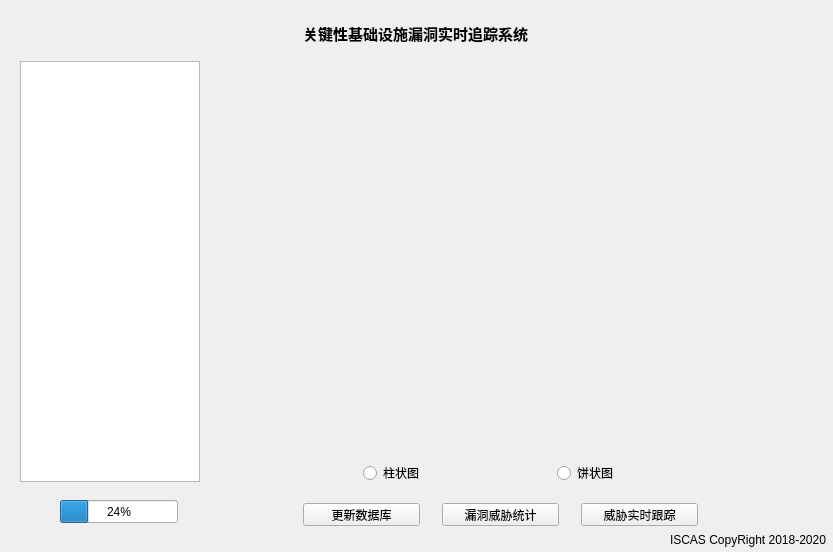
<?xml version="1.0" encoding="UTF-8"?>
<ui version="4.0">
 <class>Form</class>
 <widget class="QWidget" name="Form">
  <property name="geometry">
   <rect>
    <x>0</x>
    <y>0</y>
    <width>833</width>
    <height>552</height>
   </rect>
  </property>
  <property name="windowTitle">
   <string>关键性基础设施漏洞实时追踪系统</string>
  </property>
  <widget class="QLabel" name="label">
   <property name="geometry">
    <rect>
     <x>670</x>
     <y>530</y>
     <width>161</width>
     <height>20</height>
    </rect>
   </property>
   <property name="text">
    <string>ISCAS CopyRight 2018-2020</string>
   </property>
  </widget>
  <widget class="QWidget" name="layoutWidget">
   <property name="geometry">
    <rect>
     <x>300</x>
     <y>500</y>
     <width>401</width>
     <height>29</height>
    </rect>
   </property>
   <layout class="QHBoxLayout" name="horizontalLayout">
    <property name="spacing">
     <number>22</number>
    </property>
    <property name="sizeConstraint">
     <enum>QLayout::SetDefaultConstraint</enum>
    </property>
    <property name="margin">
     <number>3</number>
    </property>
    <item>
     <widget class="QPushButton" name="pushButton">
      <property name="text">
       <string>更新数据库</string>
      </property>
     </widget>
    </item>
    <item>
     <widget class="QPushButton" name="pushButton_2">
      <property name="text">
       <string>漏洞威胁统计</string>
      </property>
     </widget>
    </item>
    <item>
     <widget class="QPushButton" name="pushButton_3">
      <property name="text">
       <string>威胁实时跟踪</string>
      </property>
     </widget>
    </item>
   </layout>
  </widget>
  <widget class="QTextBrowser" name="textBrowser">
   <property name="geometry">
    <rect>
     <x>20</x>
     <y>61</y>
     <width>180</width>
     <height>421</height>
    </rect>
   </property>
  </widget>
  <widget class="QLabel" name="figLabel">
   <property name="geometry">
    <rect>
     <x>220</x>
     <y>69</y>
     <width>591</width>
     <height>381</height>
    </rect>
   </property>
   <property name="frameShadow">
    <enum>QFrame::Sunken</enum>
   </property>
   <property name="text">
    <string/>
   </property>
  </widget>
  <widget class="QWidget" name="layoutWidget">
   <property name="geometry">
    <rect>
     <x>0</x>
     <y>20</y>
     <width>831</width>
     <height>26</height>
    </rect>
   </property>
   <layout class="QHBoxLayout" name="horizontalLayout_2">
    <property name="spacing">
     <number>10</number>
    </property>
    <property name="margin">
     <number>3</number>
    </property>
    <item>
     <spacer name="horizontalSpacer">
      <property name="orientation">
       <enum>Qt::Horizontal</enum>
      </property>
      <property name="sizeHint" stdset="0">
       <size>
        <width>40</width>
        <height>20</height>
       </size>
      </property>
     </spacer>
    </item>
    <item>
     <widget class="QLabel" name="sysLabel">
      <property name="font">
       <font>
        <pointsize>11</pointsize>
        <weight>75</weight>
        <bold>true</bold>
       </font>
      </property>
      <property name="text">
       <string>关键性基础设施漏洞实时追踪系统</string>
      </property>
     </widget>
    </item>
    <item>
     <spacer name="horizontalSpacer_2">
      <property name="orientation">
       <enum>Qt::Horizontal</enum>
      </property>
      <property name="sizeHint" stdset="0">
       <size>
        <width>40</width>
        <height>20</height>
       </size>
      </property>
     </spacer>
    </item>
   </layout>
  </widget>
  <widget class="QWidget" name="layoutWidget">
   <property name="geometry">
    <rect>
     <x>360</x>
     <y>460</y>
     <width>261</width>
     <height>26</height>
    </rect>
   </property>
   <layout class="QHBoxLayout" name="horizontalLayout_3">
    <property name="spacing">
     <number>10</number>
    </property>
    <property name="margin">
     <number>3</number>
    </property>
    <item>
     <widget class="QRadioButton" name="radioButton">
      <property name="text">
       <string>柱状图</string>
      </property>
     </widget>
    </item>
    <item>
     <spacer name="horizontalSpacer_3">
      <property name="orientation">
       <enum>Qt::Horizontal</enum>
      </property>
      <property name="sizeHint" stdset="0">
       <size>
        <width>120</width>
        <height>20</height>
       </size>
      </property>
     </spacer>
    </item>
    <item>
     <widget class="QRadioButton" name="radioButton_2">
      <property name="text">
       <string>饼状图</string>
      </property>
     </widget>
    </item>
   </layout>
  </widget>
  <widget class="QProgressBar" name="progressBar">
   <property name="geometry">
    <rect>
     <x>60</x>
     <y>500</y>
     <width>118</width>
     <height>23</height>
    </rect>
   </property>
   <property name="value">
    <number>24</number>
   </property>
  </widget>
  <zorder>layoutWidget</zorder>
  <zorder>layoutWidget</zorder>
  <zorder>label</zorder>
  <zorder>layoutWidget</zorder>
  <zorder>textBrowser</zorder>
  <zorder>figLabel</zorder>
  <zorder>progressBar</zorder>
 </widget>
 <resources/>
 <connections>
  <connection>
   <sender>pushButton</sender>
   <signal>clicked()</signal>
   <receiver>Form</receiver>
   <slot>update()</slot>
   <hints>
    <hint type="sourcelabel">
     <x>229</x>
     <y>423</y>
    </hint>
    <hint type="destinationlabel">
     <x>347</x>
     <y>238</y>
    </hint>
   </hints>
  </connection>
  <connection>
   <sender>radioButton</sender>
   <signal>clicked()</signal>
   <receiver>Form</receiver>
   <slot>show()</slot>
   <hints>
    <hint type="sourcelabel">
     <x>340</x>
     <y>360</y>
    </hint>
    <hint type="destinationlabel">
     <x>347</x>
     <y>238</y>
    </hint>
   </hints>
  </connection>
  <connection>
   <sender>radioButton_2</sender>
   <signal>clicked()</signal>
   <receiver>Form</receiver>
   <slot>show()</slot>
   <hints>
    <hint type="sourcelabel">
     <x>559</x>
     <y>360</y>
    </hint>
    <hint type="destinationlabel">
     <x>347</x>
     <y>238</y>
    </hint>
   </hints>
  </connection>
 </connections>
</ui>
